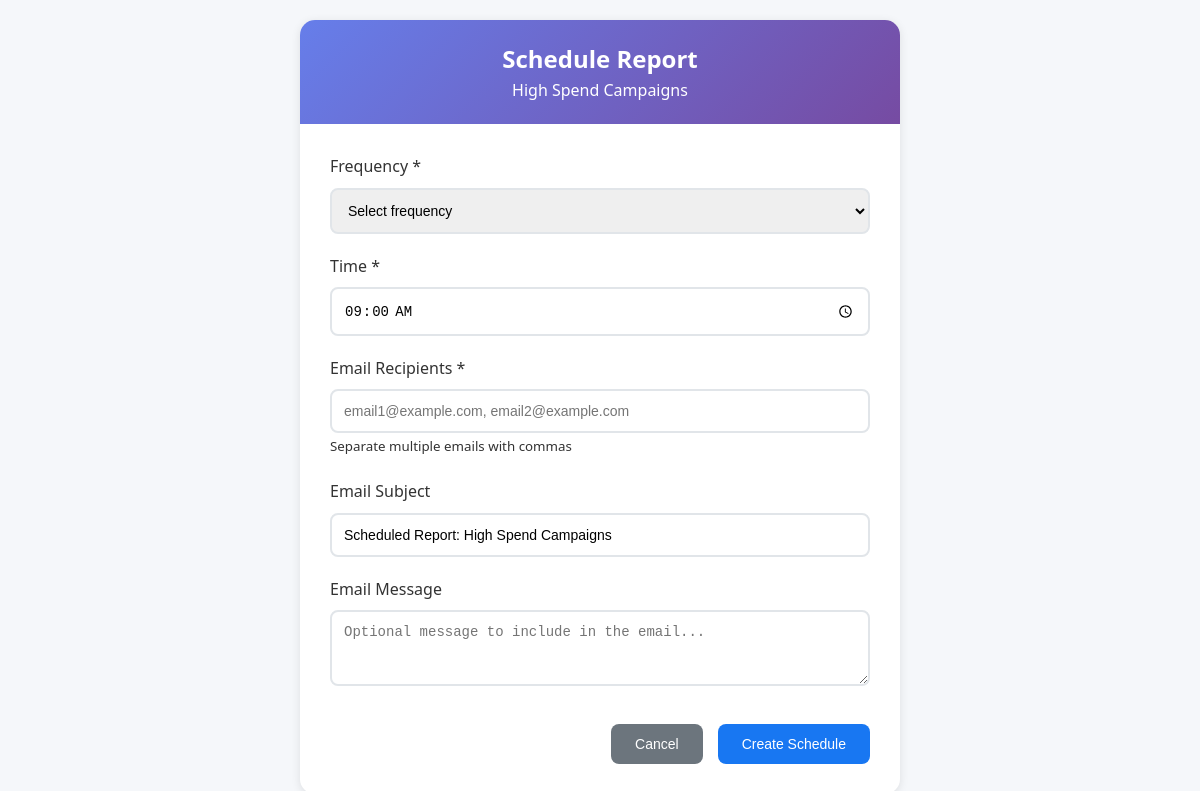
The app's page /schedule_report.php?report_id=4 (signed in) with its own data.
### tables this page shows
CREATE TABLE IF NOT EXISTS `saved_reports` (
    `id` int(11) NOT NULL AUTO_INCREMENT,
    `name` varchar(255) NOT NULL,
    `description` text,
    `filters_json` text NOT NULL,
    `custom_view` varchar(50) DEFAULT 'all',
    `created_by` int(11) NOT NULL,
    `is_public` boolean DEFAULT FALSE,
    `is_active` boolean DEFAULT TRUE,
    `created_at` timestamp DEFAULT CURRENT_TIMESTAMP,
    `updated_at` timestamp DEFAULT CURRENT_TIMESTAMP ON UPDATE CURRENT_TIMESTAMP,
    PRIMARY KEY (`id`)
);

### schedule_report.php (the view, shortened to what this page needs)
<?php
$host = 'localhost';
$dbname = 'report-database';
$username = 'root';
$password = '';
try {
    $pdo = new PDO("mysql:host=$host;dbname=$dbname", $username, $password);
    $pdo->setAttribute(PDO::ATTR_ERRMODE, PDO::ERRMODE_EXCEPTION);
} catch(PDOException $e) {
    die("Connection failed: " . $e->getMessage());
}
$admin_id = $_SESSION['admin_id'];
$report_id = $_GET['report_id'] ?? '';
$report = null;
if (!empty($report_id)) {
    try {
        $stmt = $pdo->prepare("SELECT * FROM saved_reports WHERE id = ? AND (created_by = ? OR is_public = 1 OR id IN (SELECT report_id FROM report_sharing WHERE shared_with_admin_id = ?))");
        $stmt->execute([$report_id, $admin_id, $admin_id]);
        $report = $stmt->fetch(PDO::FETCH_ASSOC);
    } catch(PDOException $e) {
        $error_message = "Error fetching report: " . $e->getMessage();
    }
}
?>
<!DOCTYPE html>
<html lang="en">
<head>
    <link rel="stylesheet" href="assets/css/style.css">
</head>
<body>
    <div class="schedule-container">
        <div class="schedule-header">
            <h2>Schedule Report</h2>
            <?php if ($report): ?>
                <p><?php echo htmlspecialchars($report['name']); ?></p>
            <?php endif; ?>
        </div>
        <div class="schedule-body">
            <?php if ($report): ?>
                <form method="POST">
                    <div class="form-group">
                        <label for="frequency">Frequency *</label>
                        <select name="frequency" id="frequency" required onchange="toggleFrequencyOptions()">
                            <option value="">Select frequency</option>
                        </select>
                    </div>
                    <div class="form-group">
                        <label for="time_of_day">Time *</label>
                        <input type="time" name="time_of_day" id="time_of_day" value="09:00" required>
                    </div>
                    <div class="form-group">
                        <label for="email_recipients">Email Recipients *</label>
                        <input type="text" name="email_recipients" id="email_recipients" placeholder="email1@example.com, email2@example.com" required>
                        <small>Separate multiple emails with commas</small>
                    </div>
                    <div class="form-group">
                        <label for="email_subject">Email Subject</label>
                        <input type="text" name="email_subject" id="email_subject" value="Scheduled Report: <?php echo htmlspecialchars($report['name']); ?>">
                    </div>
                    <div class="form-group">
                        <label for="email_message">Email Message</label>
                        <textarea name="email_message" id="email_message" rows="3" placeholder="Optional message to include in the email..."></textarea>
                    </div>
                    <div class="form-actions">
                        <button type="button" class="btn btn-secondary" onclick="window.close()">Cancel</button>
                        <button type="submit" class="btn btn-primary">Create Schedule</button>
                    </div>
                </form>
            <?php endif; ?>
        </div>
    </div>
</body>
</html>

### assets/css/style.css (style rules this page uses)
* { margin: 0; padding: 0; box-sizing: border-box; }
body { font-family: 'Segoe UI', Tahoma, Geneva, Verdana, sans-serif; line-height: 1.6; color: #333; background-color: #f5f7fa; }
.form-group { margin-bottom: 20px; }
.form-group label { display: block; margin-bottom: 8px; color: #555; font-weight: 500; }
.form-group input { width: 100%; padding: 12px 16px; border: 2px solid #e1e5e9; border-radius: 10px; font-size: 16px; transition: border-color 0.3s ease; }
.btn { padding: 10px 20px; border: none; border-radius: 8px; font-size: 14px; font-weight: 600; cursor: pointer; transition: all 0.3s ease; display: inline-flex; align-items: center; gap: 8px; }
.btn-primary { background: #1877f2; color: white; }
.btn-secondary { background: #6c757d; color: white; }
.form-group label { display: block; margin-bottom: 8px; font-weight: 500; color: #333; }
.form-group input, .form-group textarea { width: 100%; padding: 12px; border: 2px solid #e1e5e9; border-radius: 8px; font-size: 14px; box-sizing: border-box; }

### schedule_report.php (style rules this page uses)
body { margin: 0; padding: 20px; background: #f5f7fa; }
.schedule-container { max-width: 600px; margin: 0 auto; background: white; border-radius: 15px; box-shadow: 0 2px 10px rgba(0, 0, 0, 0.1); overflow: hidden; }
.schedule-header { background: linear-gradient(135deg, #667eea 0%, #764ba2 100%); color: white; padding: 20px; text-align: center; }
.schedule-body { padding: 30px; }
.form-group { margin-bottom: 20px; }
.form-group label { display: block; margin-bottom: 8px; font-weight: 500; color: #333; }
.form-group input, .form-group select, .form-group textarea { width: 100%; padding: 12px; border: 2px solid #e1e5e9; border-radius: 8px; font-size: 14px; }
.btn { padding: 12px 24px; border: none; border-radius: 8px; cursor: pointer; font-size: 14px; font-weight: 500; text-decoration: none; display: inline-block; text-align: center; }
.btn-primary { background: #1877f2; color: white; }
.btn-secondary { background: #6c757d; color: white; }
.form-actions { display: flex; gap: 15px; justify-content: flex-end; margin-top: 30px; }

### records on screen
saved_reports: name "High Spend Campaigns", email_subject "Scheduled Report: High Spend Campaigns"
